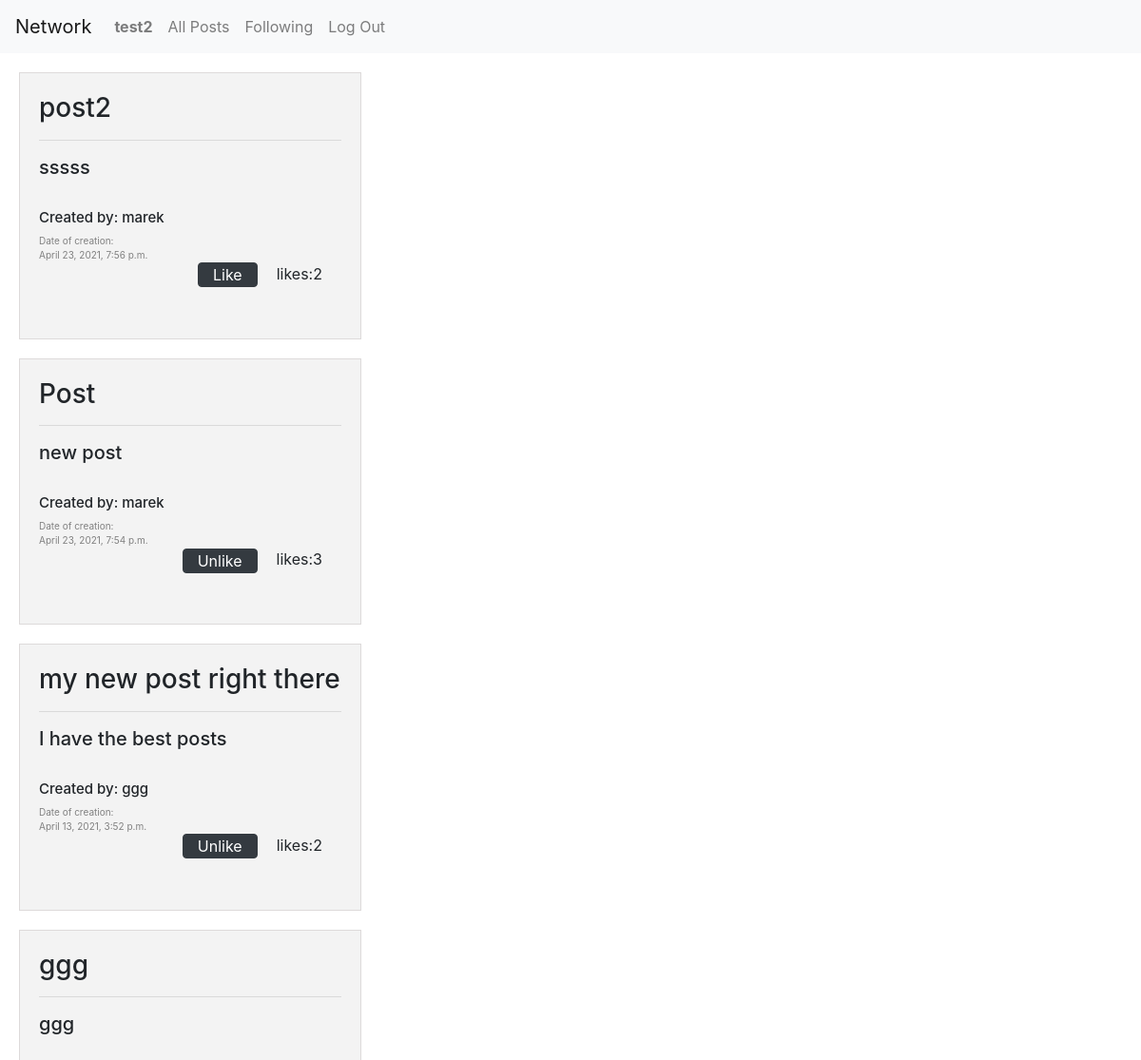
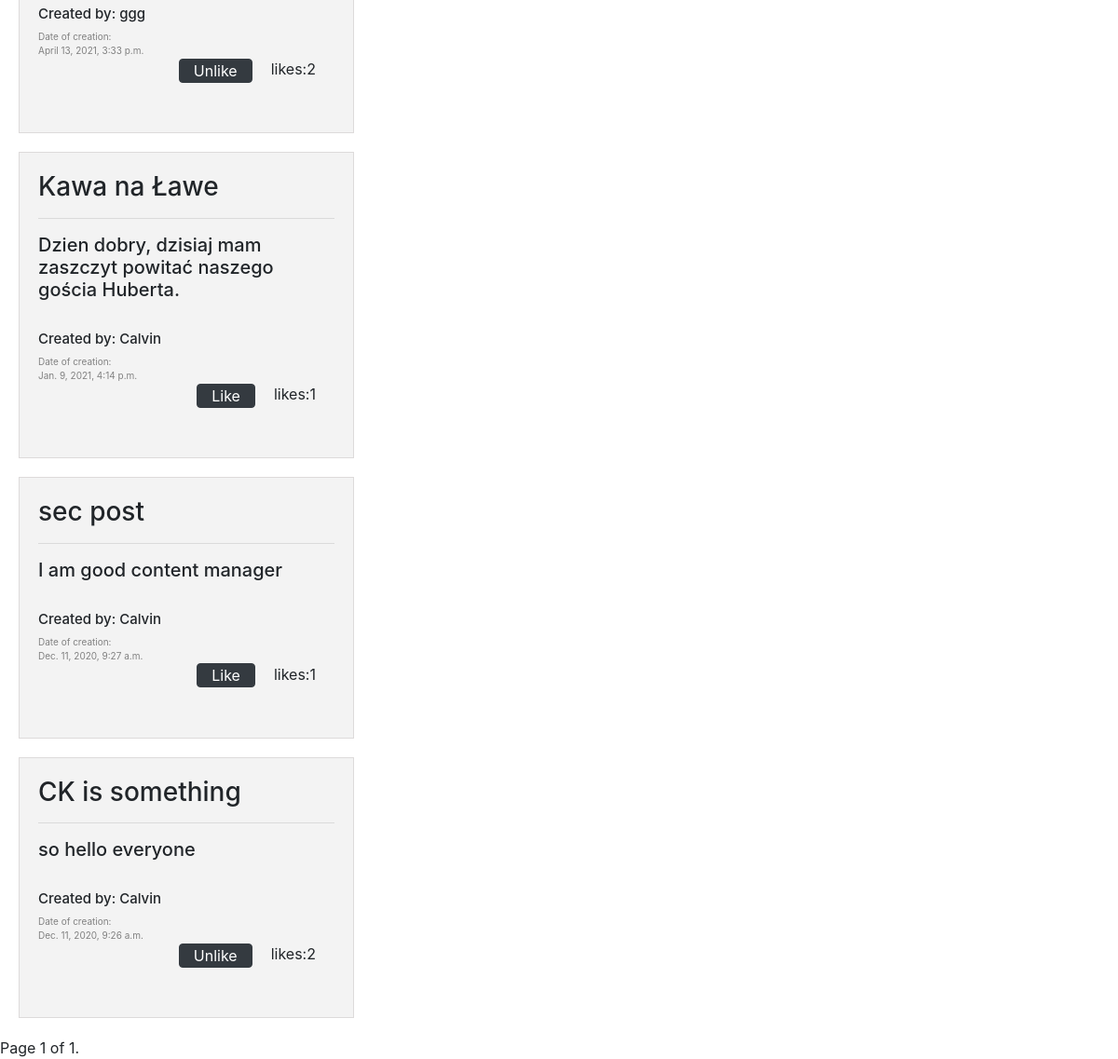
Page /following (signed in) on the committed database (2 pictures, top to bottom).
### network/models.py (models this page shows, shortened)
class User(AbstractUser):
    def __str__(self):
        return self.username

class Post(models.Model):
    title = models.CharField(max_length=64)
    text = models.TextField()
    likes = models.ManyToManyField(
        "User", default=None, blank=True, related_name="likes"
    )
    creation_date = models.DateTimeField()
    author = models.ForeignKey(
        User, on_delete=models.CASCADE, blank=True, related_name="author"
    )

### network/views.py (the view)
# urls.py: path("following", views.following, name="following"),
def following(request):
    user = request.user
    following = Profile.objects.get(user=user).following.all()
    posts = []
    for f in following:
        author = User.objects.get(id=f.id)
        posts += Post.objects.filter(author=author).order_by("-creation_date").all()
    posts.sort(key=lambda r: r.creation_date, reverse=True)
    paginator = Paginator(posts, 10)
    page_number = request.GET.get("page")
    page_obj = paginator.get_page(page_number)
    return render(request, "network/following.html", {"page_obj": page_obj})

### network/templates/network/following.html (shortened to what this page needs)
{% extends "network/layout.html" %}
{% load static %}
{% block new_post %}
{% for post in page_obj %}
<div class="post" id="{{post.id}}">
    <div class="content">
        <h3>{{post.title}}</h3>
        <hr>
        <div id="text-before{{post.id}}">
            <h5>{{post.text}}</h5>
        </div>
        <br>
        <div class="get-user">
            <h5 style="font-size: 15px;" onclick = "get_profile('{{post.author.id}}')">Created by: {{post.author}}</h5>
        </div>
        <div class="date">
            Date of creation: <br>
            {{post.creation_date}}
        </div>
        <div class="right-bottom" style="height: 60px;">
            <div class="likes" >
                likes:   <div class="like-count{{post.id}}" style="float: right;"> {{post.like_set.count}}</div>
            </div>
            <form class="like-form" id="{{post.id}}" method=post action="{% url 'like' post_id=post.id %}" style=" float: right;">
                {% if user.is_authenticated %}
                    {% if user not in post.likes.all %}
                        <button class="btn btn-dark like{{post.id}}" type="submit" value="Save"> Like </button>
                    {% else %}
                        <button class="btn btn-dark like{{post.id}}" type="submit" value="Save"> Unlike </button>
                    {% endif %}
                {% endif %}
            </form>
        </div>
    </div>
</div>
{% endfor %}
<div class="pagination">
    <span class="step-links">
        <span class="current">
            Page {{ page_obj.number }} of {{ page_obj.paginator.num_pages }}.
        </span>
    </span>
</div>
{% endblock %}

### network/templates/network/layout.html (shortened to what this page needs)
{% load static %}
<!DOCTYPE html>
<html lang="en">
    <head>
        <link rel="stylesheet" href="https://stackpath.bootstrapcdn.com/bootstrap/4.4.1/css/bootstrap.min.css">
        <link href="{% static 'network/styles.css' %}" rel="stylesheet">
    </head>
    <body>
        <nav class="navbar navbar-expand-lg navbar-light bg-light">
            <a class="navbar-brand" href="{% url 'index' %}">Network</a>
            <div>
              <ul class="navbar-nav mr-auto">
                {% if user.is_authenticated %}
                    <li class="nav-item">
                        <a class="nav-link" href="{% url 'user' %}"><strong>{{ user.username }}</strong></a>
                    </li>
                {% endif %}
                <li class="nav-item">
                  <a class="nav-link" href="{% url 'allPosts' %}">All Posts</a>
                </li>
                {% if user.is_authenticated %}
                    <li class="nav-item">
                        <a class="nav-link" href="{% url 'following' %}">Following</a>
                    </li>
                    <li class="nav-item">
                        <a class="nav-link" href="{% url 'logout' %}">Log Out</a>
                    </li>
                {% endif %}
              </ul>
            </div>
          </nav>
        <div class="new_post">
            {% block new_post %}
            {% endblock %}
        </div>
    </body>
</html>

### network/static/network/styles.css (style rules this page uses)
.post { height: 20%; width: 30%; background-color: #f3f3f3; border: 1px solid rgb(221, 218, 218); padding: 20px; margin: 20px; }
.date { font-size: 10px; color: gray; }
.likes { float: right; padding: 0px 20px; }
.btn-dark { padding: 0px 15px; }

### rows in the picture
User: username "test2"
Post: title "post2", text "sssss", author "marek", creation_date "April 23, 2021, 7:56 p.m.", like_set.count "2"
Post: title "Post", text "new post", author "marek", creation_date "April 23, 2021, 7:54 p.m.", like_set.count "3"
Post: title "my new post right there", text "I have the best posts", author "ggg", creation_date "April 13, 2021, 3:52 p.m.", like_set.count "2"
Post: title "ggg", text "ggg", author "ggg", creation_date "April 13, 2021, 3:33 p.m.", like_set.count "2"
Post: title "Kawa na Ławe", text "Dzien dobry, dzisiaj mam zaszczyt powitać naszego gościa Huberta.", author "Calvin", creation_date "Jan. 9, 2021, 4:14 p.m.", like_set.count "1"
Post: title "sec post", text "I am good content manager", author "Calvin", creation_date "Dec. 11, 2020, 9:27 a.m.", like_set.count "1"
Post: title "CK is something", text "so hello everyone", author "Calvin", creation_date "Dec. 11, 2020, 9:26 a.m.", like_set.count "2"

### other values in the picture
{{ page_obj.number }} "1"
{{ page_obj.paginator.num_pages }} "1"
